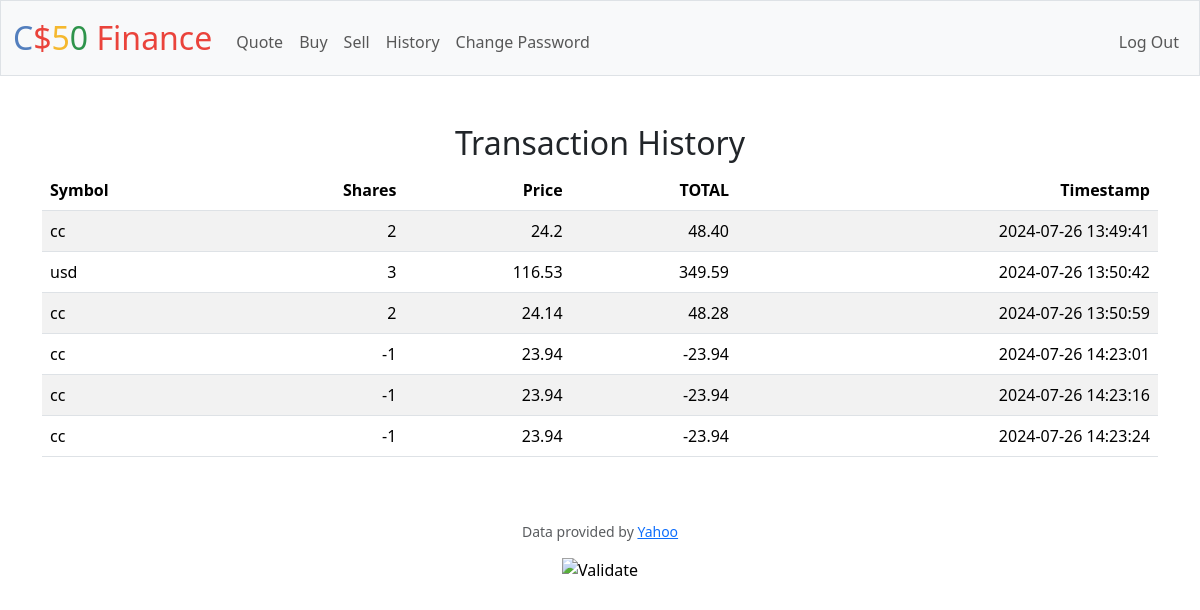
The app's page /history (signed in) with its own data.
### tables this page shows
CREATE TABLE portfolio (
        user_id INTEGER,
        symbol TEXT,
        shares INTEGER,
        price NUMERIC,
        total NUMERIC,
        timestamp TIMESTAMP DEFAULT CURRENT_TIMESTAMP,
        FOREIGN KEY(user_id) REFERENCES users(id)
    );

### app.py (the view)
@app.route("/history")
@login_required
def history():
    user_id = session.get("user_id")
    history = db.execute("SELECT symbol, shares, price, ROUND(total, 2) AS total, timestamp FROM portfolio WHERE user_id = ?", user_id)
    return render_template('history.html', history=history)

### app.py (called while the page is built)
@app.after_request
def after_request(response):
    response.headers["Cache-Control"] = "no-cache, no-store, must-revalidate"
    response.headers["Expires"] = 0
    response.headers["Pragma"] = "no-cache"
    return response

### helpers.py (called while the page is built)
def login_required(f):
    @wraps(f)
    def decorated_function(*args, **kwargs):
        if session.get("user_id") is None:
            return redirect("/login")
        return f(*args, **kwargs)
    return decorated_function

### templates/history.html (shortened to what this page needs)
{% extends "layout.html" %}
{% block main %}
<h2>Transaction History</h2>
<table class="table table-striped">
    <thead>
        <tr>
            <th class="text-start">Symbol</th>
            <th class="text-end">Shares</th>
            <th class="text-end">Price</th>
            <th class="text-end">TOTAL</th>
            <th class="text-end">Timestamp</th>
        </tr>
    </thead>
    <tbody>
        {% for value in history %}
        <tr>
            <td class="text-start">{{ value.symbol }}</td>
            <td class="text-end">{{ value.shares }}</td>
            <td class="text-end">{{ value.price }}</td>
            <td class="text-end">{{  "%.2f"|format(value.total) }}</td>
            <td class="text-end">{{ value.timestamp }}</td>
        </tr>
        {% endfor %}
    </tbody>
</table>
{% endblock %}

### templates/layout.html (shortened to what this page needs)
<!DOCTYPE html>
<html lang="en">
    <head>
        <link href="https://cdn.jsdelivr.net/npm/bootstrap@5.3.3/dist/css/bootstrap.min.css" rel="stylesheet">
        <link href="/static/styles.css" rel="stylesheet">
    </head>
    <body>
        <nav class="bg-light border navbar navbar-expand-md navbar-light">
            <div class="container-fluid">
                <a class="navbar-brand" href="/"><span class="blue">C</span><span class="red">$</span><span class="yellow">5</span><span class="green">0</span> <span class="red">Finance</span></a>
                <div class="collapse navbar-collapse" id="navbar">
                    {% if session["user_id"] %}
                        <ul class="navbar-nav me-auto mt-2">
                            <li class="nav-item"><a class="nav-link" href="/quote">Quote</a></li>
                            <li class="nav-item"><a class="nav-link" href="/buy">Buy</a></li>
                            <li class="nav-item"><a class="nav-link" href="/sell">Sell</a></li>
                            <li class="nav-item"><a class="nav-link" href="/history">History</a></li>
                            <li class="nav-item"><a class="nav-link" href="/change_password">Change Password</a></li>
                        </ul>
                        <ul class="navbar-nav ms-auto mt-2">
                            <li class="nav-item"><a class="nav-link" href="/logout">Log Out</a></li>
                        </ul>
                    {% else %}
                        <ul class="navbar-nav ms-auto mt-2">
                            <li class="nav-item"><a class="nav-link" href="/register">Register</a></li>
                            <li class="nav-item"><a class="nav-link" href="/login">Log In</a></li>
                        </ul>
                    {% endif %}
                </div>
            </div>
        </nav>
        <main class="container py-5 text-center">
            {% block main %}{% endblock %}
        </main>
        <footer class="mb-5">
            <p class="mb-3 small text-center text-muted">
                Data provided by <a href="https://finance.yahoo.com/">Yahoo</a>
            </p>
            <form action="https://validator.w3.org/check" class="text-center" enctype="multipart/form-data" method="post" target="_blank">
                <input alt="Validate" src="/static/I_heart_validator.png" type="image">
            </form>
        </footer>
    </body>
</html>

### static/styles.css (style rules this page uses)
nav .navbar-brand { font-size: xx-large; }
nav .navbar-brand .blue { color: #537fbe; }
nav .navbar-brand .red { color: #ea433b; }
nav .navbar-brand .yellow { color: #f5b82e; }
nav .navbar-brand .green { color: #2e944b; }

### records on screen
portfolio: symbol "cc", shares "2", price "24.2", total "48.40", timestamp "2024-07-26 13:49:41"
portfolio: symbol "usd", shares "3", price "116.53", total "349.59", timestamp "2024-07-26 13:50:42"
portfolio: symbol "cc", shares "2", price "24.14", total "48.28", timestamp "2024-07-26 13:50:59"
portfolio: symbol "cc", shares "-1", price "23.94", total "-23.94", timestamp "2024-07-26 14:23:01"
portfolio: symbol "cc", shares "-1", price "23.94", total "-23.94", timestamp "2024-07-26 14:23:16"
portfolio: symbol "cc", shares "-1", price "23.94", total "-23.94", timestamp "2024-07-26 14:23:24"
